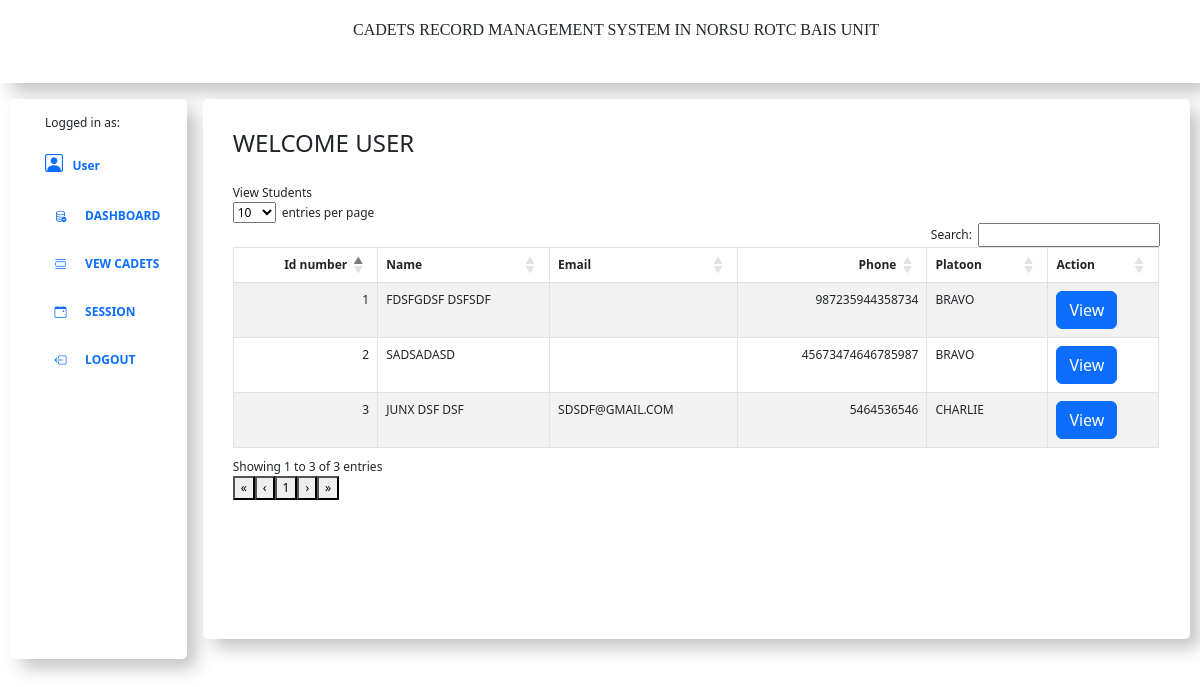
The app's page /officer/view.php (signed in), older data.
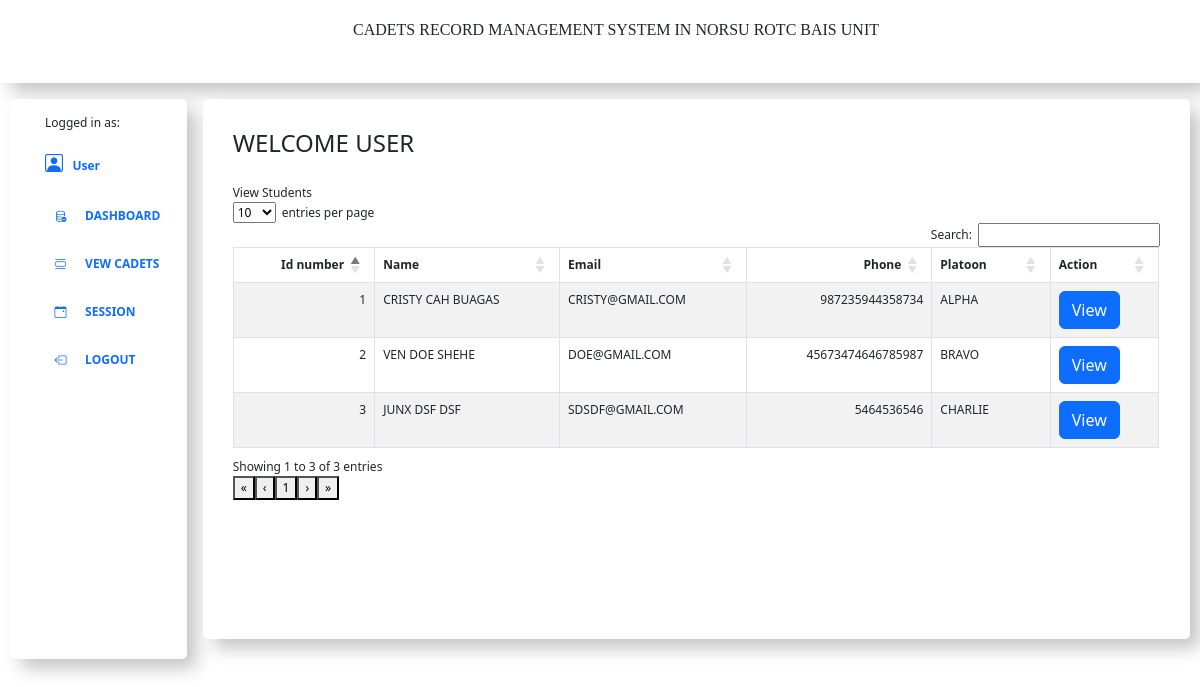
The same page, newer data.
### tables this page shows
CREATE TABLE IF NOT EXISTS `registration` (
  `stud_id` int NOT NULL AUTO_INCREMENT,
  `platoon` varchar(255) NOT NULL,
  `fname` varchar(250) NOT NULL,
  `mname` varchar(250) NOT NULL,
  `lname` varchar(250) NOT NULL,
  `gender` varchar(50) NOT NULL,
  `gname` varchar(250) NOT NULL,
  `ocp` varchar(50) NOT NULL,
  `nationality` varchar(250) NOT NULL,
  `mobno` varchar(50) NOT NULL,
  `emailid` varchar(250) NOT NULL,
  `pro` varchar(255) NOT NULL,
  `city` varchar(255) NOT NULL,
  `padd` text NOT NULL,
  `cadd` text NOT NULL,
  `session` varchar(250) NOT NULL,
  `session_id` int NOT NULL,
  `regno` varchar(250) NOT NULL,
  `regdate` timestamp NOT NULL DEFAULT CURRENT_TIMESTAMP,
  PRIMARY KEY (`stud_id`)
);

### officer/view.php (the view, shortened to what this page needs)
<?php session_start();
include('../includes/dbconnection.php');
if (strlen($_SESSION['aid'] == 0)) {
    header('location:logout.php');
} else {
?>
    <?php include('header.php') ?>
    <div id="wrapper">
        <div class="container-div">
            <div class="navigation">
                <?php include('admin-header.php') ?>
            </div>
            <div class="side-panel">
                <?php include('leftbar.php') ?>
            </div>
            <div class="right-panel">
                <div class="row">
                    <div class="col-lg-12">
                        <h4 class=""> <?php echo strtoupper("welcome" . " " . htmlentities($_SESSION['login'])); ?></h4><br>
                    </div>
                </div>
                <div class="row">
                    <div class="col-lg-12">
                        <div class="panel panel-default">
                            <div class="panel-heading">
                                View Students
                            </div>
                            <div class="panel-body">
                                <div class="dataTable_wrapper">
                                    <table class="table table-striped table-bordered table-hover" id="tableNew">
                                        <thead>
                                            <tr>
                                                <th>Id number</th>
                                                <th>Name</th>
                                                <th>Email</th>
                                                <th>Phone</th>
                                                <th>Platoon</th>
                                                <th>Action</th>
                                            </tr>
                                        </thead>
                                        <tbody>
                                            <?php
                                            $query = mysqli_query($con, "select * from registration");
                                            $sn = 1;
                                            while ($res = mysqli_fetch_array($query)) {
                                            ?>
                                                <tr class="odd gradeX">
                                                    <td><?php echo $sn ?></td>
                                                    <td><?php echo htmlentities(strtoupper($res['fname'] . " " . $res['mname'] . " " . $res['lname'])); ?></td>
                                                    <td><?php echo htmlentities(strtoupper($res['emailid'])); ?></td>
                                                    <td><?php echo htmlentities($res['mobno']); ?></td>
                                                    <td><?php echo htmlentities(strtoupper($res['platoon'])); ?></td>
                                                    <td width="100"><a href="edit-student.php?stud_id=<?php echo htmlentities($res['stud_id']); ?>" class="btn btn-primary btn-xs">View</a>
                                                    </td>
                                                </tr>
                                            <?php $sn++;
                                            } ?>
                                        </tbody>
                                    </table>
                                </div>
                            </div>
                        </div>
                    </div>
                </div>
            </div>
        </div>
    </div>
    </body>
    </html>
<?php } ?>

Row changes from the older to the newer data that the page shows:
changed registration: fname+mname+lname "FDSFGDSF DSFSDF" → "CRISTY CAH BUAGAS"; emailid (not shown) → "CRISTY@GMAIL.COM"; platoon "BRAVO" → "ALPHA"
changed registration "BRAVO": fname+mname+lname "SADSADASD" → "VEN DOE SHEHE"; emailid (not shown) → "DOE@GMAIL.COM"
